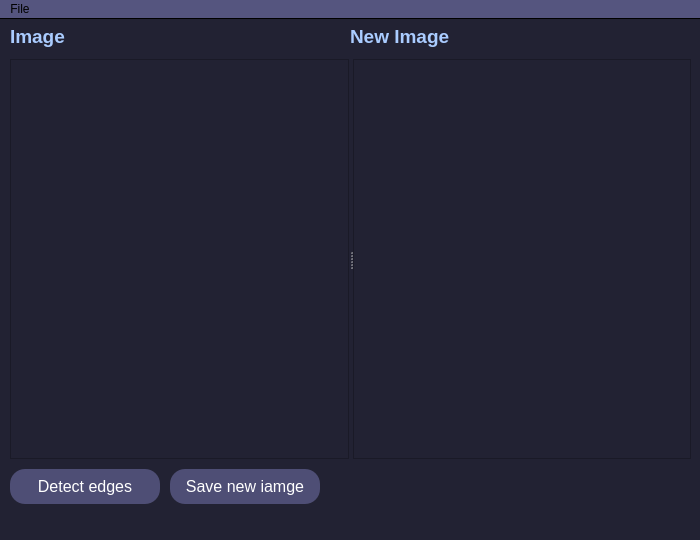
<?xml version="1.0" encoding="UTF-8"?>
<ui version="4.0">
 <class>MainWindow</class>
 <widget class="QMainWindow" name="MainWindow">
  <property name="geometry">
   <rect>
    <x>0</x>
    <y>0</y>
    <width>700</width>
    <height>540</height>
   </rect>
  </property>
  <property name="sizePolicy">
   <sizepolicy hsizetype="Fixed" vsizetype="Fixed">
    <horstretch>0</horstretch>
    <verstretch>0</verstretch>
   </sizepolicy>
  </property>
  <property name="minimumSize">
   <size>
    <width>700</width>
    <height>540</height>
   </size>
  </property>
  <property name="maximumSize">
   <size>
    <width>700</width>
    <height>540</height>
   </size>
  </property>
  <property name="windowTitle">
   <string>Edge Detection</string>
  </property>
  <property name="windowIcon">
   <iconset>
    <normaloff>Icons/001-code.png</normaloff>Icons/001-code.png</iconset>
  </property>
  <property name="styleSheet">
   <string notr="true">background-color: rgb(34, 34, 51);</string>
  </property>
  <widget class="QWidget" name="centralwidget">
   <widget class="QPushButton" name="btn_DetectEdges">
    <property name="geometry">
     <rect>
      <x>10</x>
      <y>450</y>
      <width>150</width>
      <height>35</height>
     </rect>
    </property>
    <property name="font">
     <font>
      <family>Segoe UI</family>
      <pointsize>12</pointsize>
      <weight>50</weight>
      <italic>false</italic>
      <bold>false</bold>
     </font>
    </property>
    <property name="cursor">
     <cursorShape>PointingHandCursor</cursorShape>
    </property>
    <property name="styleSheet">
     <string notr="true">#btn_DetectEdges{
background-color: rgb(78, 78, 117);
font: 12pt &quot;Segoe UI&quot;;
color: rgb(255, 255, 255);
border:none;
border-radius:15px;
}
QPushButton:pressed#btn_DetectEdges{
background-color: #434a53;
}</string>
    </property>
    <property name="text">
     <string>Detect edges</string>
    </property>
    <property name="icon">
     <iconset>
      <normaloff>../Icons/005-conversion.png</normaloff>../Icons/005-conversion.png</iconset>
    </property>
   </widget>
   <widget class="QPushButton" name="btn_SaveImg">
    <property name="enabled">
     <bool>false</bool>
    </property>
    <property name="geometry">
     <rect>
      <x>170</x>
      <y>450</y>
      <width>150</width>
      <height>35</height>
     </rect>
    </property>
    <property name="font">
     <font>
      <family>Segoe UI</family>
      <pointsize>12</pointsize>
      <weight>50</weight>
      <italic>false</italic>
      <bold>false</bold>
     </font>
    </property>
    <property name="cursor">
     <cursorShape>PointingHandCursor</cursorShape>
    </property>
    <property name="styleSheet">
     <string notr="true">#btn_SaveImg{
background-color: rgb(78, 78, 117);
font: 12pt &quot;Segoe UI&quot;;
color: rgb(255, 255, 255);
border:none;
border-radius:15px;
}
QPushButton:pressed#btn_SaveImg{
background-color: #434a53;
}</string>
    </property>
    <property name="text">
     <string>Save new iamge</string>
    </property>
    <property name="icon">
     <iconset>
      <normaloff>../Icons/003-double-check.png</normaloff>../Icons/003-double-check.png</iconset>
    </property>
   </widget>
   <widget class="QSplitter" name="splitter">
    <property name="geometry">
     <rect>
      <x>10</x>
      <y>40</y>
      <width>681</width>
      <height>400</height>
     </rect>
    </property>
    <property name="orientation">
     <enum>Qt::Horizontal</enum>
    </property>
    <widget class="QLabel" name="img_OriginaImage">
     <property name="frameShape">
      <enum>QFrame::StyledPanel</enum>
     </property>
     <property name="text">
      <string/>
     </property>
    </widget>
    <widget class="QLabel" name="img_NewImage">
     <property name="frameShape">
      <enum>QFrame::StyledPanel</enum>
     </property>
     <property name="text">
      <string/>
     </property>
    </widget>
   </widget>
   <widget class="QLabel" name="label_2">
    <property name="geometry">
     <rect>
      <x>350</x>
      <y>5</y>
      <width>100</width>
      <height>25</height>
     </rect>
    </property>
    <property name="font">
     <font>
      <family>Segoe UI</family>
      <pointsize>14</pointsize>
      <weight>75</weight>
      <bold>true</bold>
     </font>
    </property>
    <property name="styleSheet">
     <string notr="true">color:rgb(170, 204, 255);</string>
    </property>
    <property name="text">
     <string>New Image</string>
    </property>
   </widget>
   <widget class="QLabel" name="label">
    <property name="geometry">
     <rect>
      <x>10</x>
      <y>5</y>
      <width>55</width>
      <height>25</height>
     </rect>
    </property>
    <property name="font">
     <font>
      <family>Segoe UI</family>
      <pointsize>14</pointsize>
      <weight>75</weight>
      <bold>true</bold>
     </font>
    </property>
    <property name="styleSheet">
     <string notr="true">color:rgb(170, 204, 255);</string>
    </property>
    <property name="text">
     <string>Image</string>
    </property>
   </widget>
  </widget>
  <widget class="QMenuBar" name="menubar">
   <property name="geometry">
    <rect>
     <x>0</x>
     <y>0</y>
     <width>700</width>
     <height>22</height>
    </rect>
   </property>
   <property name="autoFillBackground">
    <bool>false</bool>
   </property>
   <property name="styleSheet">
    <string notr="true">border-bottom-color: rgb(85, 85, 127);
background-color: rgb(85, 85, 127);
border-bottom:1px solid;
font: 75 10pt &quot;MS Shell Dlg 2&quot;;</string>
   </property>
   <widget class="QMenu" name="menuSelect_Image">
    <property name="styleSheet">
     <string notr="true">#menuSelect_Image{
background-color: rgb(78, 78, 117);
color: rgb(255, 255, 255);
font: 8pt &quot;Segoe UI&quot;;
}
QMenu:pressed#menuSelect_Image{
background-color: rgb(100, 100, 149);
}</string>
    </property>
    <property name="title">
     <string notr="true">File</string>
    </property>
    <addaction name="btn_OpenImage"/>
    <addaction name="separator"/>
    <addaction name="btn_About"/>
   </widget>
   <addaction name="menuSelect_Image"/>
  </widget>
  <widget class="QStatusBar" name="statusbar"/>
  <action name="btn_OpenImage">
   <property name="icon">
    <iconset>
     <normaloff>../Icons/006-copywriting.png</normaloff>../Icons/006-copywriting.png</iconset>
   </property>
   <property name="text">
    <string>Open Image</string>
   </property>
  </action>
  <action name="btn_About">
   <property name="icon">
    <iconset>
     <normaloff>../Icons/004-about.png</normaloff>../Icons/004-about.png</iconset>
   </property>
   <property name="text">
    <string>About</string>
   </property>
  </action>
 </widget>
 <resources/>
 <connections/>
</ui>
